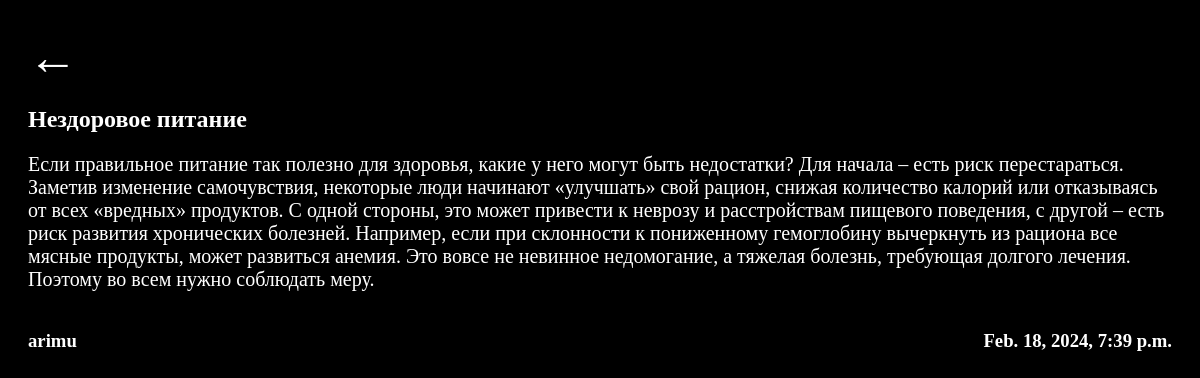
Page /2/ on the committed database.
### app/models.py (models this page shows, shortened)
class Post(models.Model):
    title = models.CharField(
        max_length = 100,
        verbose_name = 'имя'
    )
    content = models.TextField(
        max_length = 1000,
        verbose_name = 'текст'
    )
    category = models.ForeignKey(
        Category,on_delete = models.PROTECT
    )
    author = models.ForeignKey(
        Author,on_delete = models.PROTECT
    )
    created_at = models.DateTimeField(
        auto_now_add=True
    )
    image = models.ImageField(null=True, blank=True, upload_to='images/')

class Author(models.Model):
    full_name = models.CharField(
        max_length = 125
    )

### app/views.py (the view)
# urls.py: path('<int:pk>/', post_detail),
def post_detail(request, pk):
    post = Post.objects.filter(pk = pk).first()
    return render(request, 'app/post.html', context={'post': post})

### app/templates/app/post.html (shortened to what this page needs)
<!DOCTYPE html>
<html lang="en">
<head>
</head>
<nav>
    <a class="href_post" href="/posts">←</a>
<body>
    <div class="container">
        <div class="text">
            <h1 class="title">
                {{post.title}}
            </h1>
            <p class="content">
                {{post.content}}
            </p>
        </div>
        <div class="about">
            <h3 class="author">
                {{post.author.full_name}}
            </h3>
            <h3 class="time">
                {{post.created_at}}
            </h3>
        </div>
    </div>
</body>
</html>

### app/templates/app/post.html (style rules this page uses)
body { background: black; color: white; padding: 20px; }
.about { justify-content: space-between; display: flex; }
.content { font-size:20px; }
.href_post { text-decoration: none; color: white; font-size: 50px; }

### rows in the picture
Post: title "Нездоровое питание", content "Если правильное питание так полезно для здоровья, какие у него могут быть недостатки? Для начала – есть риск перестараться. Заметив изменение самочувствия, некоторые люди начинают «улучшать» свой рацион, снижая количество калорий или отказываясь от всех «вредных» продуктов. С одной стороны, это может привести к неврозу и расстройствам пищевого поведения, с другой – есть риск развития хронических болезней. Например, если при склонности к пониженному гемоглобину вычеркнуть из рациона все мясные продукты, может развиться анемия. Это вовсе не невинное недомогание, а тяжелая болезнь, требующая долгого лечения. Поэтому во всем нужно соблюдать меру.", author.full_name "arimu", created_at "Feb. 18, 2024, 7:39 p.m."
